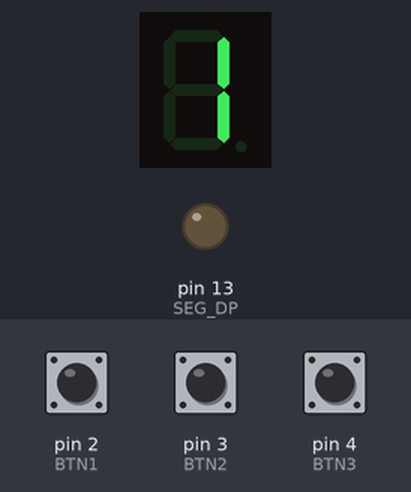
The sketch below on a simulated Arduino Uno, built with avr-gcc and run on an emulated ATmega328P. Shown: 1-digit seven-segment display, output pins drawn as LEDs (lit = HIGH). Wiring (inferred from the names in the program): 1-digit 7-segment display, segments lit when LOW: segments pin 5, pin 6, pin 7, pin 8, pin 9, pin 11, pin 12. The inputs (shaded band) are chosen by the test bench; at power-on: pin 3 (BTN2) HIGH, pin 4 (BTN3) HIGH, pin 2 (BTN1) HIGH. MIDI output is not drawn; EEPROM starts erased; the segment pins are drawn as the display they are named for; pins used as bus, display or sensor lines are not drawn.

Above: at 1.2 s.
1.3 s: pin 3 (BTN2) pulled LOW for 0.15 s
At 1.71 s:
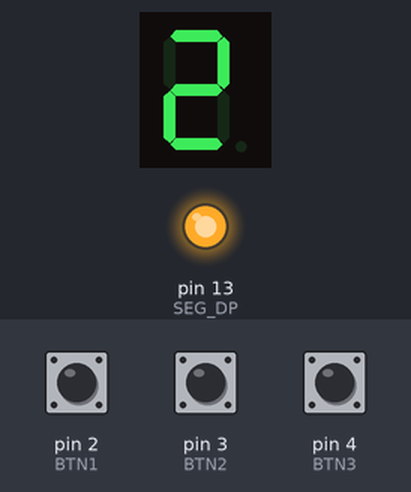
3.4 s: pin 4 (BTN3) pulled LOW for 0.15 s
At 3.81 s:
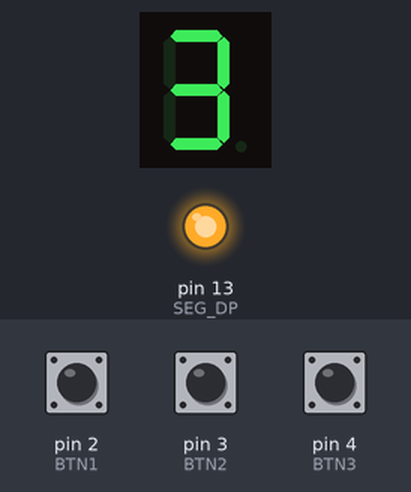
5.5 s: pin 2 (BTN1) pulled LOW for 0.15 s
At 5.91 s:
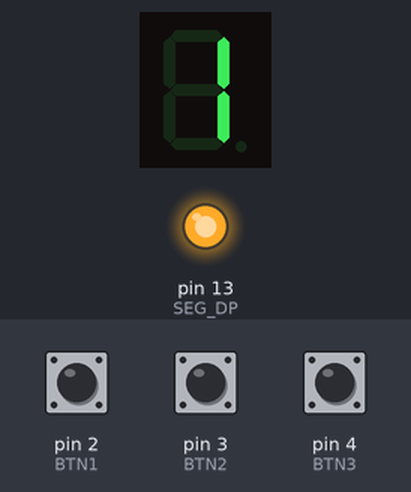
7.6 s: pin 2 (BTN1) pulled LOW for 3.2 s
At 12.3 s:
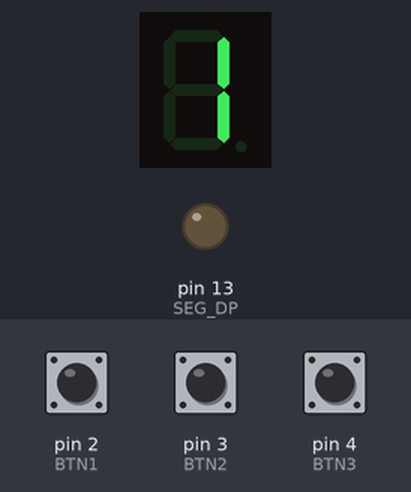
12.8 s: pin 3 (BTN2) pulled LOW for 3.2 s
At 16.26 s:
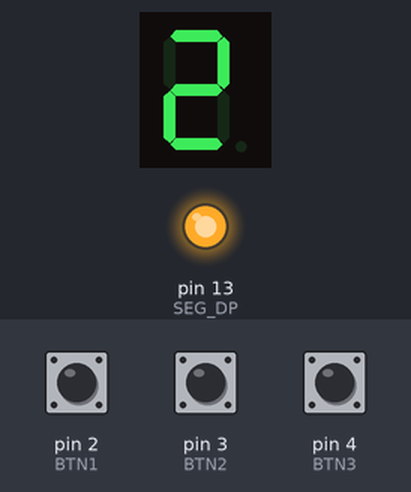
Timing chart, 0 to 18.0 s (numbered marks = the images above; inputs shaded):
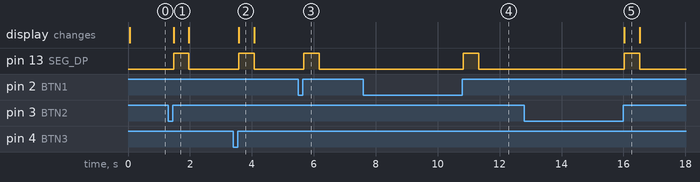

Measured:
- after the input at 1.3 s, pin 13 (SEG_DP): LOW → HIGH after 0.17 s, → LOW 0.50 s later; the display: changes after 0.17 s (image 1)
- after the input at 3.4 s, pin 13 (SEG_DP): LOW → HIGH after 0.17 s, → LOW 0.50 s later; the display: changes after 0.17 s (image 2)
- after the input at 5.5 s, pin 13 (SEG_DP): LOW → HIGH after 0.17 s, → LOW 0.50 s later
- after the input at 7.6 s, pin 13 (SEG_DP): LOW → HIGH after 3.2 s, → LOW 0.50 s later
- after the input at 12.8 s, pin 13 (SEG_DP): LOW → HIGH after 3.2 s, → LOW 0.50 s later; the display: changes after 3.2 s (image 5)
- what the display in image 1 shows lasts 0.5 s, from 1.5 s to 2.0 s

The sketch:

arduino.ino
```cpp
#include <EEPROM.h>
#include <SoftwareSerial.h>
#include <MIDI.h>
#include <stdlib.h>
#include <string.h>

#define SEG_A 5
#define SEG_B 6
#define SEG_C 7
#define SEG_D 8
#define SEG_E 9
#define SEG_F 11
#define SEG_G 12
#define SEG_DP 13

#define BTN1 2
#define BTN2 3
#define BTN3 4

const unsigned long DISPLAY_HOLD_TIME = 500;
const byte segPins[7] = {SEG_A, SEG_B, SEG_C, SEG_D, SEG_E, SEG_F, SEG_G};

const byte digits[3][7] = {
  {HIGH, LOW,  LOW,  HIGH, HIGH, HIGH, HIGH}, // 1
  {LOW,  LOW,  HIGH, LOW,  LOW,  HIGH, LOW }, // 2
  {LOW,  LOW,  LOW,  LOW,  HIGH, HIGH, LOW }  // 3
};

SoftwareSerial midiSerial(255, 10);
MIDI_CREATE_INSTANCE(SoftwareSerial, midiSerial, MIDI);

struct ButtonConfig {
  byte type;
  byte number;
};

struct ModeConfig {
  ButtonConfig btn[3];
};

ModeConfig modes[3];
bool toggleState[3];
byte currentMode = 0;

unsigned long displayTimer = 0;
bool isShowingButtonNum = false;

#define EEPROM_MAGIC 0x55 // EEPROM initialization signature

void showMode(byte mode, bool editing){
  for(int i = 0; i < 7; i++) {
    digitalWrite(segPins[i], digits[mode][i]);
  }
  digitalWrite(SEG_DP, editing ? HIGH : LOW);
}

void saveConfig(){
  EEPROM.write(0, EEPROM_MAGIC);
  EEPROM.put(1, modes);
}

void loadConfig(){
  byte magic = EEPROM.read(0);
  if (magic == EEPROM_MAGIC) {
    EEPROM.get(1, modes);
  } else {
    // Default configuration
    modes[0].btn[0]={1,26};  modes[0].btn[1]={1,60};  modes[0].btn[2]={1,27};
    modes[1].btn[0]={1,22};  modes[1].btn[1]={1,76};  modes[1].btn[2]={1,23};
    modes[2].btn[0]={0,0};   modes[2].btn[1]={0,1};   modes[2].btn[2]={0,2};
    saveConfig();
  }
}

void setup() {
  pinMode(BTN1, INPUT_PULLUP);
  pinMode(BTN2, INPUT_PULLUP);
  pinMode(BTN3, INPUT_PULLUP);

  for(int i = 0; i < 7; i++) pinMode(segPins[i], OUTPUT);
  pinMode(SEG_DP, OUTPUT);

  Serial.begin(9600); // Web page communication baud rate
  midiSerial.begin(31250);
  MIDI.begin(MIDI_CHANNEL_OMNI);

  loadConfig();
  showMode(currentMode, false);
}

void sendAction(byte idx){
  ButtonConfig cfg = modes[currentMode].btn[idx];

  if(cfg.type == 0){
    MIDI.sendProgramChange(cfg.number, 1);
  } else {
    toggleState[idx] = !toggleState[idx];
    byte ccVal = toggleState[idx] ? 127 : 0;

    // --- Ampero II Stomp MIDI CC Mapping based on Firmware V2.0.0 ---

    // 1. Momentary / Trigger CCs: Always send 127 on press
    // - CC 22: Bank -
    // - CC 23: Bank +
    // - CC 24: Pre-Select Menu
    // - CC 26: Patch -
    // - CC 27: Patch +
    // - CC 63: Looper Rec/Overdub
    // - CC 67: Looper Undo/Redo
    // - CC 68: Looper Clear
    // - CC 76: Tap Tempo
    // - CC 79: FS 1 Effect Slot On/Off
    // - CC 80: FS 2 Effect Slot On/Off
    // - CC 81: FS 3 Effect Slot On/Off
    if(cfg.number == 22 || cfg.number == 23 || cfg.number == 24 ||
       cfg.number == 26 || cfg.number == 27 ||
       cfg.number == 63 || cfg.number == 67 || cfg.number == 68 ||
       cfg.number == 76 || cfg.number == 79 || cfg.number == 80 || cfg.number == 81) {
      ccVal = 127;
    }

    // 2. Choose Scene (CC 25): Value 1-3.
    // Automatically sets Scene based on button index (BTN1 -> Scene 1, BTN2 -> Scene 2, BTN3 -> Scene 3)
    else if (cfg.number == 25) {
      ccVal = idx + 1; // BTN1 (idx 0) -> Value 1 (Scene 1), BTN2 -> Value 2 (Scene 2), BTN3 -> Value 3 (Scene 3)
    }

    // 3. Unit Engage/Bypass (CC 78): Toggles between 0 (Analog Bypass) and 2 (Engage)
    else if (cfg.number == 78) {
      ccVal = toggleState[idx] ? 2 : 0;
    }

    // 4. Default Toggle CCs (e.g. Tuner CC 60, Looper Play/Stop CC 64, Unit Mode CC 28):
    // Toggles between 0 (Off/Stop/Patch Mode) and 127 (On/Play/Stomp Mode)

    MIDI.sendControlChange(cfg.number, ccVal, 1);
  }
}

// Memory-safe C-string parser
void parseAndSave(char* data) {
  char* token = strtok(data, ",");
  bool updated = false;

  while (token != NULL) {
    if (token[0] == 'M') {
      char* bPtr = strchr(token, 'B');
      char* tPtr = strchr(token, 'T');
      char* nPtr = strchr(token, 'N');

      if (bPtr && tPtr && nPtr) {
        int m = atoi(token + 1);
        int b = atoi(bPtr + 1);
        int t = atoi(tPtr + 1);
        int n = atoi(nPtr + 1);

        if (m >= 0 && m < 3 && b >= 0 && b < 3) {
          modes[m].btn[b].type = t;
          modes[m].btn[b].number = n;
          updated = true;
        }
      }
    }
    token = strtok(NULL, ",");
  }

  if (updated) {
    saveConfig();
    showMode(currentMode, false);
  }
}

// Memory-safe Serial reader
void receiveWebConfig(){
  static char buffer[128];
  static size_t bufIndex = 0;

  while(Serial.available() > 0){
    char c = Serial.read();
    if(c == '\n' || c == '\r'){
      if(bufIndex > 0) {
        buffer[bufIndex] = '\0';
        parseAndSave(buffer);
        bufIndex = 0;
      }
    } else {
      if(bufIndex < sizeof(buffer) - 1) {
        buffer[bufIndex++] = c;
      }
    }
  }
}

void loop() {
  static bool last1 = 1;
  static bool last2 = 1;
  static bool last3 = 1;

  bool b1 = digitalRead(BTN1);
  bool b2 = digitalRead(BTN2);
  bool b3 = digitalRead(BTN3);

  // Dual-press detection (BTN1 + BTN3 for 1 second) to switch Modes
  if (!b1 && !b3) {
    unsigned long pressTime = millis();
    while (!digitalRead(BTN1) && !digitalRead(BTN3)) {
      if (millis() - pressTime > 1000) {
        currentMode++;
        if (currentMode > 2) currentMode = 0;
        showMode(currentMode, false);
        isShowingButtonNum = false;
        while (!digitalRead(BTN1) || !digitalRead(BTN3)) { delay(10); }
        last1 = 1; last2 = 1; last3 = 1;
        return;
      }
      delay(10);
    }
  }

  // Trigger single button actions on release (rising edge)
  if (last1 == 0 && b1 == 1) {
    delay(20);
    showMode(0, true);
    sendAction(0);
    displayTimer = millis();
    isShowingButtonNum = true;
  }
  if (last2 == 0 && b2 == 1) {
    delay(20);
    showMode(1, true);
    sendAction(1);
    displayTimer = millis();
    isShowingButtonNum = true;
  }
  if (last3 == 0 && b3 == 1) {
    delay(20);
    showMode(2, true);
    sendAction(2);
    displayTimer = millis();
    isShowingButtonNum = true;
  }

  if (isShowingButtonNum && (millis() - displayTimer >= DISPLAY_HOLD_TIME)) {
    showMode(currentMode, false);
    isShowingButtonNum = false;
  }

  last1 = b1;
  last2 = b2;
  last3 = b3;

  receiveWebConfig();
}
```
